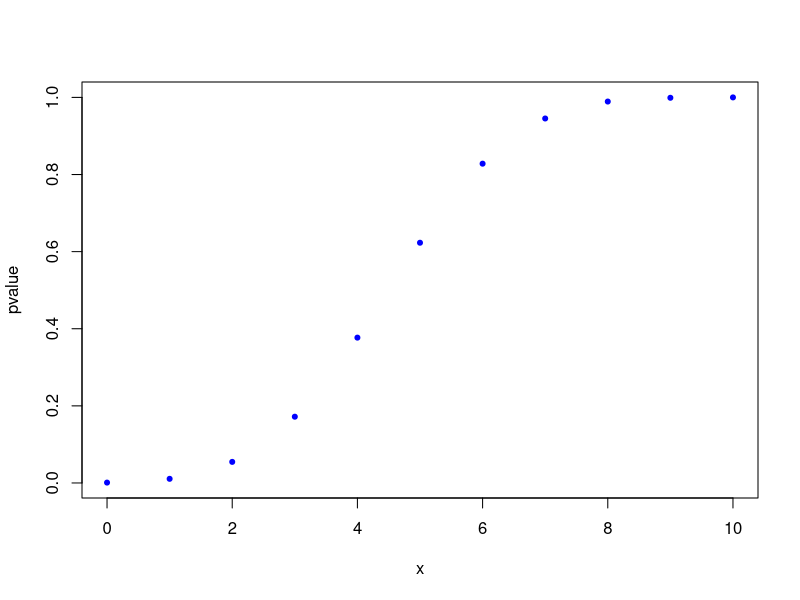
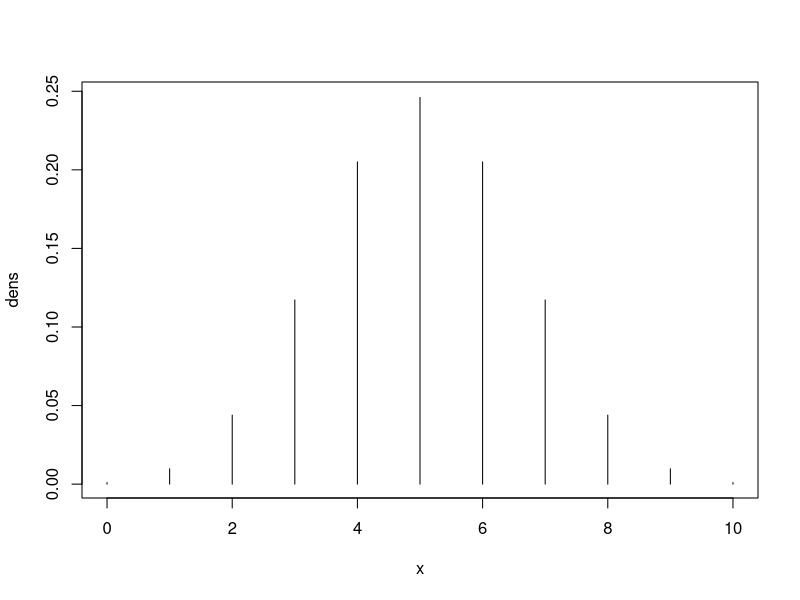
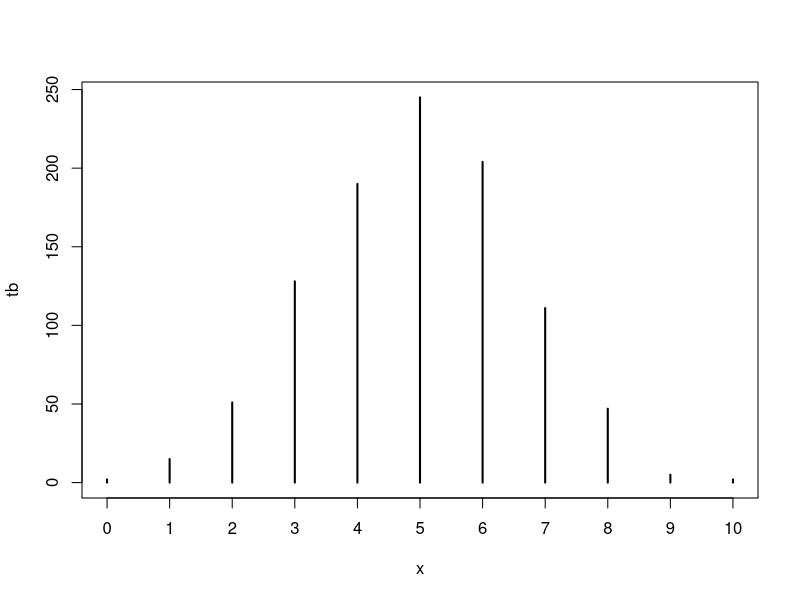

Generate these figures, in order, with R:
#1. pbinom(x,n,p)=returns cumulative p-value up to x values
x=7
n=10
p=0.5
pvalue=pbinom(x,n,p)
print(pvalue)

#2. x=qbinom(pvalue,n,p)= from p value return x value

n=10
p=0.2
pvalue=0.7
x=qbinom(pvalue,n,p)
print(x)

#3. pdens=dbinom(x,n,p)= give binomal probability of p(x,n,p)

n=10
p=0.5
x=4
pdens=dbinom(x,n,p)
print(pdens)


#4.x=rbinom(1,n,p) returns a random deviate from p(n,b)

n=10
p=0.5
x=rbinom(1,n,p)
print(x)

#5. cumulative distirbution

n=10
p=0.5
x=seq(0,10)
pvalue=pbinom(x,n,p)
plot(x,pvalue,pch=20,col="blue")

#6. binomial probability distribution
x=seq(0,10)
n=10
p=0.5
dens=dbinom(x,n,p)
plot(x,dens,type="h")

#7. stimulate binomial distribution
n=10
p=0.5
x=rbinom(1000,n,p)
tb=table(x)
print(tb)
plot(tb)

df=data.frame(tb)
